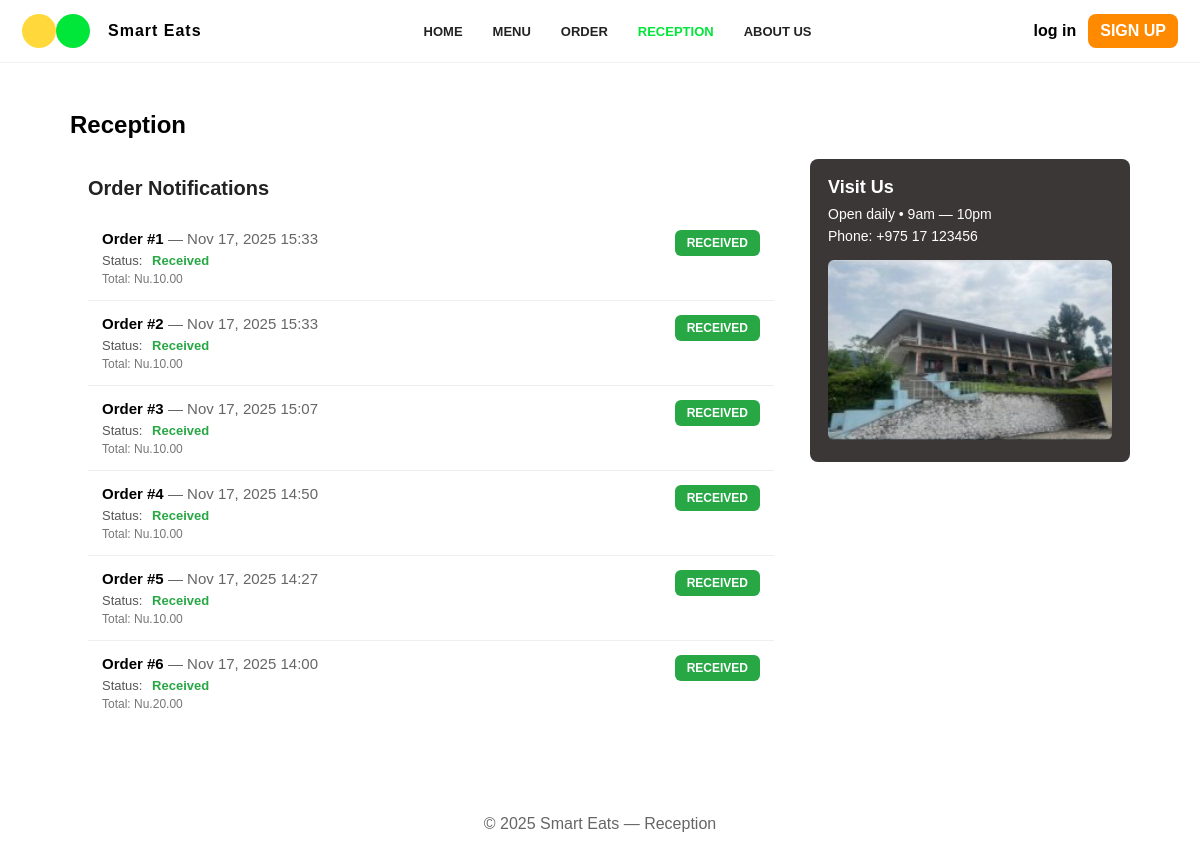
Page /reception/ on the earlier database version.
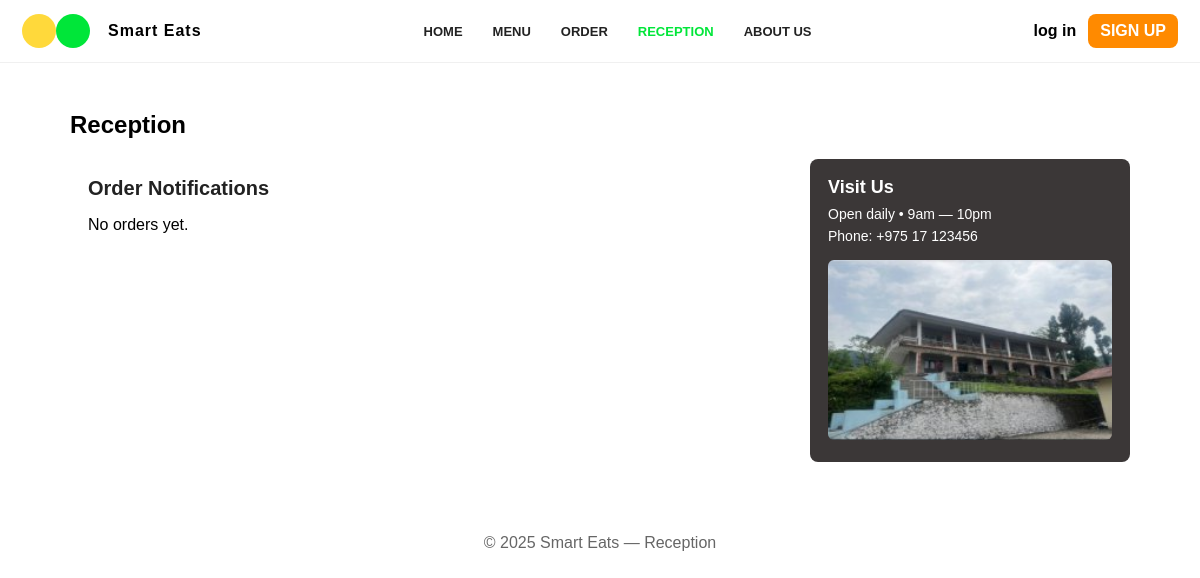
Same page on the later database version.
### ourproject/models.py (models this page shows, shortened)
class Order(models.Model):
	STATUS_CHOICES = [
		('on_the_way', 'On the way'),
		('received', 'Received'),
		('cancelled', 'Cancelled'),
	]
	user = models.ForeignKey(User, null=True, blank=True, on_delete=models.SET_NULL)
	items = models.TextField(help_text='JSON list of items')
	total = models.DecimalField(max_digits=8, decimal_places=2, default=0)
	status = models.CharField(max_length=20, choices=STATUS_CHOICES, default='on_the_way')
	payment_method = models.CharField(max_length=20, choices=[('qr_payment', 'QR Payment'), ('cash', 'Cash')], default='cash')
	payment_status = models.CharField(max_length=20, choices=[('paid', 'Paid'), ('pending_verification', 'Pending Verification'), ('unpaid', 'Unpaid')], default='unpaid')
	transaction_ref = models.CharField(max_length=100, blank=True, null=True)
	created_at = models.DateTimeField(auto_now_add=True)
	updated_at = models.DateTimeField(auto_now=True)

### ourproject/views.py (the view, shortened to what this page needs)
# urls.py: path('reception/', views.reception, name='reception'),
def reception(request):
    orders = Order.objects.order_by('-created_at')[:50]
    user_orders = []
    return render(request, 'reception.html', {'orders': orders, 'user_orders': user_orders})

### ourproject/context_processors.py (called while the page is built)
def reception_flag(request):
    try:
        has_received = Order.objects.filter(status='received').exists()
    except Exception:
        has_received = False
    return {'reception_has_received': has_received}

### ourproject/templates/reception.html (shortened to what the changed rows need)
{% load static %}
<!doctype html>
<html lang="en">
<head>
  <link rel="stylesheet" href="{% static 'styles/styles.css' %}">
</head>
<body>
  <main class="container">
    <h2>Reception</h2>
    <div class="reception-layout">
      <div class="reception-main">
        <div class="reception-content">
          <h3>Order Notifications</h3>
          {% if orders %}
            <ul class="order-list">
              {% for o in orders %}
                <li class="order-item">
                  <div class="order-info">
                    <div class="order-header">
                      <strong>Order #{{ forloop.counter }}</strong>
                      <span class="order-date">— {{ o.created_at|date:"M d, Y H:i" }}</span>
                    </div>
                    <div class="order-status-text">
                      Status:
                      {% if o.status == 'received' %}
                        <span class="status-badge status-received">{{ o.get_status_display }}</span>
                      {% elif o.status == 'cancelled' %}
                        <span class="status-badge status-cancelled">{{ o.get_status_display }}</span>
                      {% else %}
                        <span class="status-badge status-pending">{{ o.get_status_display }}</span>
                      {% endif %}
                    </div>
                    {% if o.items %}
                      <div class="order-total">
                        Total: Nu.{{ o.total }}
                      </div>
                    {% endif %}
                  </div>
                  <div class="order-actions">
                    {% if request.user.is_superuser %}
                      {% if o.status == 'on_the_way' %}
                        <form method="post" action="{% url 'cancel_order' o.id %}" class="order-form">
                          {% csrf_token %}
                          <button type="submit" class="btn-action btn-cancel">Cancel</button>
                        </form>
                        <form method="post" action="{% url 'mark_received' o.id %}" class="order-form">
                          {% csrf_token %}
                          <button type="submit" class="btn-action btn-received">Mark received</button>
                        </form>
                      {% elif o.status == 'received' %}
                        <span class="status-badge-large status-received">RECEIVED</span>
                      {% elif o.status == 'cancelled' %}
                        <span class="status-badge-large status-cancelled">CANCELLED</span>
                      {% endif %}
                      <form method="post" action="{% url 'delete_order' o.id %}" class="order-form">
                        {% csrf_token %}
                        <button type="submit" class="btn-action btn-delete">Delete</button>
                      </form>
                    {% else %}
                      {% if o.status == 'received' %}
                        <span class="status-badge-large status-received">RECEIVED</span>
                      {% elif o.status == 'cancelled' %}
                        <span class="status-badge-large status-cancelled">CANCELLED</span>
                      {% endif %}
                    {% endif %}
                  </div>
                </li>
              {% endfor %}
            </ul>
          {% else %}
            <p>No orders yet.</p>
          {% endif %}
        </div>
      </div>
    </div>
  </main>
</body>
</html>

Differences in the rows shown:
removed Order: created_at "Nov 17, 2025 15:33", status "Received", total "10.00", shows "RECEIVED"
removed Order: created_at "Nov 17, 2025 15:33", status "Received", total "10.00", shows "RECEIVED"
removed Order: created_at "Nov 17, 2025 15:07", status "Received", total "10.00", shows "RECEIVED"
removed Order: created_at "Nov 17, 2025 14:50", status "Received", total "10.00", shows "RECEIVED"
removed Order: created_at "Nov 17, 2025 14:27", status "Received", total "10.00", shows "RECEIVED"
removed Order: created_at "Nov 17, 2025 14:00", status "Received", total "20.00", shows "RECEIVED"
Other differences:
text now shown: "No orders yet."
